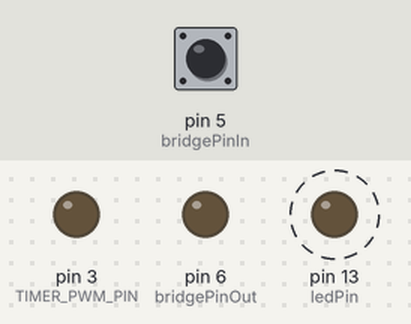
The sketch below on a simulated Arduino Uno, built for the host (arithmetic inside an expression is 32-bit, double 64-bit). On the bench: output pins drawn as LEDs (lit = HIGH). Dashed ring = blinking. The inputs (shaded band) are chosen by the test bench; at power-on: pin 5 (bridgePinIn) HIGH. Random numbers use the default seed unless the sketch sets one; what the sketch prints to the serial monitor is not drawn.

Above: at 0.1 s.
Timing chart, 0 to 3.0 s (numbered marks = the images above):
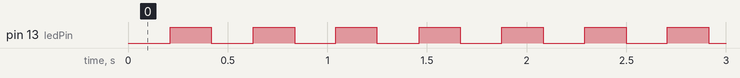

The sketch:

CoreIR.ino
```cpp
/*
*
* I-lap "transponder" compatible IR transmitter for RC timing system
*
* Type in a 7-digit ID and an alternate ID into the define fields before compiling.
* Note that using non-random ID numbers will increase your chances of encountering
* another unit using the same ID.
*
* !!!!IDs with repeated numbers may not register every pass. For best results don't repeat the same digit multiple times in a row!!!!
* Test ID code with system before using, if possible.
*
*/
//CONFIGURABLE SECTION - SET TRANSPONDER ID
//Change transponder ID # by setting a different transponder number for tx_id
//WARNING: IDs set by CoreIR-Uplink tool will override these numbers
const long tx_id = 5118895;
const long tx_alt_id = 8901234;
const int easylap_id = 2;

// Enable debug info on serial output
//#define debug

// EasyRaceLapTimer support ---- TESTING
//  #define easytimer

//check which arduino board we are using and build accordingly
#if defined(__AVR_ATtiny84__) || defined(__AVR_ATtiny167__) || defined(__AVR_ATtiny85__)
  //if using an attiny build with all defaults, don't define anything
#elif defined(__AVR_ATmega32U4__)
  //if using an arduino micro build with eeprom enabled and different LED pin
  #define atmega
  #define micro
#elif defined(__AVR_ATmega328p__) || defined(__AVR_ATmega64__) || defined(__AVR_ATmega128__) || defined(__AVR_ATmega328__) || defined(__AVR_ATmega168__)
  //if using an atmega328p or similar build with eeprom enabled
  #define atmega
#else
  //define nothing
#endif

#ifdef easytimer
  #include "Easytimer.h"
#endif

//TODO, set pins for attiny85 boards
#ifdef micro
  // Set up alternate ID jumper bridge, shift pins because micro is special and uses pin 5 for IR output
  #define bridgePinIn 14
  #define bridgePinOut 15
  // Change the status LED location to the proper pin for the atmega32U4
  const int ledPin = 17;
#else
  // Set up alternate ID jumper bridge using normal pins 5 and 6
  #define bridgePinIn 5
  #define bridgePinOut 6
  // Use the normal status LED
  const int ledPin = 13;
#endif

// Include eeprom library for usb connectivity and CoreIR-Uplink ID saving
#ifdef atmega
  #include <EEPROM.h>
  #include "saved.h"
#endif
String incomingString = "";   // for incoming serial data

// Include libraries for IR LED frequency, speed and encoding
#include "IRsnd.h"
#include "Encode.h"

// Initialize IR LED send code
IRsend irsend;

// Set up status LED
int ledState = LOW;
long interval = 0;
unsigned long previousMillis = 0; // Allow status LED to blink without sacraficing a timer

void setup() {
  #ifdef atmega
    // save the new transponder numbers in eeprom if they are not already there
    if (EEPROMReadlong(64) != tx_id) {
      long tx_id = EEPROMReadlong(64);
    }
    if (EEPROMReadlong(70) != easylap_id) {
      long tx_alt_id = EEPROMReadlong(70);
    }
  #endif

  // set up jumper bridge for alternate ID
  pinMode(bridgePinIn, INPUT);
  digitalWrite(bridgePinIn, HIGH);
  pinMode(bridgePinOut, OUTPUT);
  digitalWrite(bridgePinOut, LOW);

  #ifdef atmega
    Serial.begin(9600);
    #if defined(micro) & defined(debug)
      while (!Serial)
    #endif
  #endif

  // Generate timecode
  #ifdef debug
    Serial.print("Building code from: ");
  #endif
  #if defined(easytimer)
    geteasylapcode();
  #else
    if (digitalRead(bridgePinIn)) {
      #ifdef debug
        Serial.println("Main ID:");
        Serial.println(tx_id);
      #endif
      interval = 200; // Blink LED faster for regular id by default
      makeOutputCode(tx_id); // use alternate ID if unbridged
    } else {
      #ifdef debug
        Serial.println("Alternate ID: ");
        Serial.println(tx_alt_id);
      #endif
      interval = 1000; // Blink LED slower for alt id
      makeOutputCode(tx_alt_id); // use standard ID otherwise
    }
  #endif

  // Set up for blinking the status LED
  pinMode(ledPin, OUTPUT);
}

void loop() {
  #ifdef atmega
  //serial data stuff for coreir-uplink support
  // send data only when you receive data:
  #ifdef easytimer
    if (Serial.available() > 0) {
      // read the incoming byte:
      incomingString = Serial.readString();
      //if asked, send back the current ID
      if (incomingString == "readID") {
        Serial.println(EEPROMReadlong(70));
        incomingString = "";
      }
      else {
      //if asked, set a new ID
        incomingString.remove(0,7);
        long idtolong = incomingString.toInt();
        EEPROMWritelong(70, idtolong);
        delayMicroseconds(3000);
        long easylap_id = EEPROMReadlong(70);
        Serial.println(easylap_id);
        incomingString = "";
        }
      }
    #else
      if (Serial.available() > 0) {
      // read the incoming byte:
      incomingString = Serial.readString();
      //if asked, send back the current ID
      if (incomingString == "readID") {
        Serial.println(EEPROMReadlong(64));
        incomingString = "";
      }
      //if asked, set a new ID
      if (incomingString.length() > 7) {
        incomingString.remove(0,7);
        long idtolong = incomingString.toInt();
        EEPROMWritelong(64, idtolong);
        delayMicroseconds(3000);
        long tx_id = EEPROMReadlong(64);
        Serial.println(tx_id);
        incomingString = "";
        }
      }
    #endif
    #endif


  #ifdef easytimer
      irsend.sendRaw(buffer,NUM_BITS,38);
      delay(17 + random(0, 5));
   #else
      //Send the IR signal, then wait the appropriate amount of time before re-sending
      irsend.sendRaw(outputcode, codeLen, khz);
      delay(7 + random(2, 5));
    #endif

  // -----Status LED blink code start -----
    unsigned long currentMillis = millis();
    if (currentMillis - previousMillis >= interval) {
      // save the last time you blinked the LED
      previousMillis = currentMillis;
      // if the LED is off turn it on and vice-versa:
      if (ledState == LOW) {
        ledState = HIGH;
      } else {
        ledState = LOW;
      }
      // set the LED with the ledState of the variable:
      digitalWrite(ledPin, ledState);
    // -----LED blink code end -----
  }
  delayMicroseconds(500);
}
```

Encode.h
```cpp
//init some variables, set the freq based on which clock we end up using (based on the chipset)
int khz = 426;
#define framewidth 24 // pulses per data bit

unsigned int outputcode[60];
byte codeLen = 0;
byte bit1;
byte bit2;
byte bit3;
byte bit4;
byte bit5;
byte bit6;


// CRC checksum generation
uint16_t crc_xmodem_update (uint16_t crc, uint8_t data)
{
  int i;

  crc = crc ^ ((uint16_t)data << 8);
  for (i=0; i<8; i++)
  {
    if (crc & 0x8000)
      crc = (crc << 1) ^ 0x1021; //(polynomial = 0x1021)
    else
      crc <<= 1;
  }
  return crc;
}

uint16_t calc_crc(byte *msg,int n)
{
  uint16_t x = 0;

  while(n--)
  {
    x = crc_xmodem_update(x, (uint16_t)*msg++);
  }

  return(x);
}

// Timing code constructor
void makeOutputCode(unsigned long tcode) {
  // clear globals
  memset(outputcode,0,sizeof(outputcode));
  codeLen = 0;

  // split ID into digits
  byte tdigit7 = tcode % 10;
  byte tdigit6 = (tcode / 10) % 10;
  byte tdigit5 = (tcode / 100) % 10;
  byte tdigit4 = (tcode / 1000) % 10;
  byte tdigit3 = (tcode / 10000) % 10;
  byte tdigit2 = (tcode / 100000) % 10;
  byte tdigit1 = (tcode / 1000000) % 10;

  // fill in code values
  byte fullcode[6];
  fullcode[0] = 0xf0 + tdigit1;
  fullcode[1] = 0x00;
  fullcode[2] = (tdigit2 << 4) + tdigit3;
  fullcode[3] = (tdigit4 << 4) + tdigit5;
  fullcode[4] = (tdigit6 << 4) + tdigit7;
  fullcode[5] = 0x00;

  #ifdef debug
    Serial.println("Initial code: ");
    Serial.print(fullcode[0], HEX);
    Serial.print(" ");
    Serial.print(fullcode[1], HEX);
    Serial.print(" ");
    Serial.print(fullcode[2], HEX);
    Serial.print(" ");
    Serial.print(fullcode[3], HEX);
    Serial.print(" ");
    Serial.print(fullcode[4], HEX);
    Serial.print(" ");
    Serial.println(fullcode[5], HEX);
  #endif

  // generate CRC check bits
  byte CRC1 [4] = { fullcode[4], fullcode[3], fullcode[2], fullcode[0] };
  uint16_t crc_out;
  crc_out = calc_crc(CRC1,4); //Calculate CRC on-the-fly

  // fill in check bits
  fullcode[1] = (crc_out>>8) & 0xff;
  fullcode[5] = crc_out & 0xff;

  #ifdef debug
    Serial.println("Feeding bytes into CRC16 XMODEM: ");
    Serial.print(fullcode[4], HEX);
    Serial.print(" ");
    Serial.print(fullcode[3], HEX);
    Serial.print(" ");
    Serial.print(fullcode[2], HEX);
    Serial.print(" ");
    Serial.println(fullcode[0], HEX);
    Serial.println("Got back CRC high byte: ");
    Serial.println(fullcode[1], HEX);
    Serial.println("CRC low byte: ");
    Serial.println(fullcode[5], HEX);
    Serial.println("Full code before inversion: ");
    Serial.print(fullcode[0], HEX);
    Serial.print(" ");
    Serial.print(fullcode[1], HEX);
    Serial.print(" ");
    Serial.print(fullcode[2], HEX);
    Serial.print(" ");
    Serial.print(fullcode[3], HEX);
    Serial.print(" ");
    Serial.print(fullcode[4], HEX);
    Serial.print(" ");
    Serial.println(fullcode[5], HEX);
  #endif

  // invert all
  fullcode[0] = ~fullcode[0];
  fullcode[1] = ~fullcode[1];
  fullcode[2] = ~fullcode[2];
  fullcode[3] = ~fullcode[3];
  fullcode[4] = ~fullcode[4];
  fullcode[5] = ~fullcode[5];

  #ifdef debug
    Serial.println("Full code after inversion: ");
    Serial.print("0"); // fix an issue where leading 0 in hex does not appear in serial.print
    Serial.print(fullcode[0], HEX);
    Serial.print(" ");
    Serial.print(fullcode[1], HEX);
    Serial.print(" ");
    Serial.print(fullcode[2], HEX);
    Serial.print(" ");
    Serial.print(fullcode[3], HEX);
    Serial.print(" ");
    Serial.print(fullcode[4], HEX);
    Serial.print(" ");
    Serial.println(fullcode[5], HEX);
  #endif
    // make reversed UART string
    uint32_t UARThigh = 0;
    uint32_t UARTlow = 0;

    for (int b = 2; b >= 0; b--) {
      UARTlow = UARTlow << 1;
      UARTlow = UARTlow + 1; // add a 1
      UARTlow = UARTlow << 8;
      UARTlow = UARTlow + fullcode[b];
      UARTlow = UARTlow << 1; // add a zero
    }
    for (int b = 5; b >= 3; b--) {
      UARThigh = UARThigh << 1;
      UARThigh = UARThigh + 1; // add a 1
      UARThigh = UARThigh << 8;
      UARThigh = UARThigh + fullcode[b];
      UARThigh = UARThigh << 1; // add a zero
    }
    #ifdef debug
      Serial.println("Inverted UART format: ");
      Serial.print (UARThigh, BIN);
      Serial.print (".");
      Serial.println (UARTlow, BIN);
    #endif

    // count bits to generate timing code
    byte numbits = 0;
    byte lastbit = 0;

    #ifdef debug
      Serial.println("Parsing output code: ");
      Serial.println("Count\tSearch\tData: ");
    #endif
    while (UARTlow) {
      if ((UARTlow & B1) != lastbit) {
        outputcode[codeLen] = numbits;
        codeLen++;
        numbits = 0;
        if (lastbit) {
          lastbit = 0;
        } else {
          lastbit = 1;
        }
      } else {
        numbits++;
        UARTlow = UARTlow >> 1;
      }

      #ifdef debug
        Serial.print (numbits);
        Serial.print ("\t");
        Serial.print (lastbit);
        Serial.print ("\t");
        Serial.println (UARTlow, BIN);
      #endif
    }
    Serial.println ("-----");
    while (UARThigh) {
      if ((UARThigh & B1) != lastbit) {
        outputcode[codeLen] = numbits;
        codeLen++;
        numbits = 0;
        if (lastbit) {
          lastbit = 0;
        } else {
          lastbit = 1;
        }
      } else {
        numbits++;
        UARThigh = UARThigh >> 1;
      }

      #ifdef debug
        Serial.print (numbits);
        Serial.print ("\t");
        Serial.print (lastbit);
        Serial.print ("\t");
        Serial.println (UARThigh, BIN);
      #endif
    }

    #ifdef debug
      Serial.println("Counted array: ");
      for (int i = 0; i < codeLen; i++) {
        Serial.print(outputcode[i]);
      }
      Serial.print(" (");
      Serial.print(codeLen);
      Serial.println(")");
    #endif

    for (int i = 0; i < codeLen; i++) {
      outputcode[i] = outputcode[i] * framewidth;
    }

    #ifdef debug
      Serial.println("Final array: ");
      for (int i = 0; i < codeLen; i++) {
        Serial.print(outputcode[i]);
        Serial.print(" ");
      }
      Serial.print(" (");
      Serial.print(codeLen);
      Serial.println(")");
    #endif
}
```

IRsnd.h
```cpp
//******************************************************************************
// IRremote
// Origial code by Ken Shirriff
// Modified by Paul Stoffregen <paul@pjrc.com> to support other boards and timers
// Modified by Michael Rickert <Slacker87> for more accurate IR LED timings
// Interrupt code based on NECIRrcv by Joe Knapp
//******************************************************************************

#include "IRinit.h"

//------------------------------------------------------------------------------
// Main class for sending IR
//
class IRsend
{
  public:
    IRsend () { }

    void  custom_delay_usec (unsigned long uSecs);
    void  enableIROut     (int khz) ;
    void  mark            (unsigned int usec) ;
    void  space           (unsigned int usec) ;
    void  sendRaw         (const unsigned int buf[],  unsigned int len,  unsigned int hz) ;
} ;

//+=============================================================================
void  IRsend::sendRaw (const unsigned int buf[],  unsigned int len,  unsigned int hz)
{
  // Set IR carrier frequency
  enableIROut(hz);

  for (unsigned int i = 0;  i < len;  i++) {
    if (i & 1)  space(buf[i]) ;
    else        mark (buf[i]) ;
  }

  space(0);  // Always end with the LED off
}

//+=============================================================================
// Sends an IR mark for the specified number of microseconds.
// The mark output is modulated at the PWM frequency.
//
void  IRsend::mark (unsigned int time)
{
  TIMER_ENABLE_PWM; // Enable pin 3 PWM output
  if (time > 0) custom_delay_usec(time);
}

//+=============================================================================
// Leave pin off for time (given in microseconds)
// Sends an IR space for the specified number of microseconds.
// A space is no output, so the PWM output is disabled.
//
void  IRsend::space (unsigned int time)
{
  TIMER_DISABLE_PWM; // Disable pin 3 PWM output
  if (time > 0) IRsend::custom_delay_usec(time);
}

//+=============================================================================
// Enables IR output.  The khz value controls the modulation frequency in kilohertz.
// The IR output will be on pin 3 (OC2B).
// This routine is designed for 36-40KHz; if you use it for other values, it's up to you
// to make sure it gives reasonable results.  (Watch out for overflow / underflow / rounding.)
// TIMER2 is used in phase-correct PWM mode, with OCR2A controlling the frequency and OCR2B
// controlling the duty cycle.
// There is no prescaling, so the output frequency is 16MHz / (2 * OCR2A)
// To turn the output on and off, we leave the PWM running, but connect and disconnect the output pin.
// A few hours staring at the ATmega documentation and this will all make sense.
// See my Secrets of Arduino PWM at http://arcfn.com/2009/07/secrets-of-arduino-pwm.html for details.
//
void  IRsend::enableIROut (int khz)
{
  pinMode(TIMER_PWM_PIN, OUTPUT);
  digitalWrite(TIMER_PWM_PIN, LOW); // When not sending PWM, we want it low
  TIMER_CONFIG_KHZ(khz);
}

//+=============================================================================
// Custom delay function that circumvents Arduino's delayMicroseconds limit
//
void IRsend::custom_delay_usec(unsigned long uSecs) {
  if (uSecs > 4) {
    unsigned long start = micros();
    unsigned long endMicros = start + uSecs - 4;
    if (endMicros < start) { // Check if overflow
      while ( micros() > start ) {} // wait until overflow
    }
    while ( micros() < endMicros ) {} // normal wait
  }
}
```

Source omitted: IRinit.h (12656 bytes)

Measured:
- by itself, pin 13 (ledPin): alternates HIGH for 0.21 s and LOW for 0.21 s
